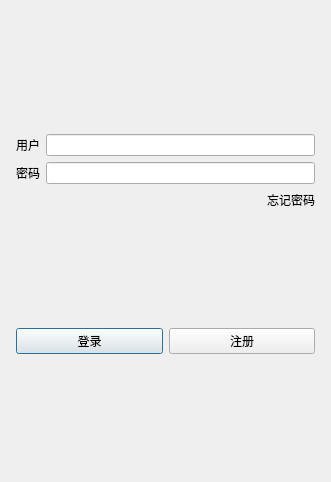
<?xml version="1.0" encoding="UTF-8"?>
<ui version="4.0">
 <class>login_Dialog</class>
 <widget class="QDialog" name="login_Dialog">
  <property name="geometry">
   <rect>
    <x>0</x>
    <y>0</y>
    <width>331</width>
    <height>482</height>
   </rect>
  </property>
  <property name="windowTitle">
   <string>Dialog</string>
  </property>
  <layout class="QVBoxLayout" name="verticalLayout_2">
   <item>
    <layout class="QVBoxLayout" name="verticalLayout">
     <property name="leftMargin">
      <number>5</number>
     </property>
     <property name="topMargin">
      <number>5</number>
     </property>
     <property name="rightMargin">
      <number>5</number>
     </property>
     <property name="bottomMargin">
      <number>5</number>
     </property>
     <item>
      <widget class="QWidget" name="widget" native="true">
       <layout class="QGridLayout" name="gridLayout">
        <item row="0" column="0">
         <widget class="QLabel" name="label">
          <property name="text">
           <string/>
          </property>
          <property name="pixmap">
           <pixmap resource="rc.qrc">:/res/ice.png</pixmap>
          </property>
          <property name="alignment">
           <set>Qt::AlignCenter</set>
          </property>
         </widget>
        </item>
        <item row="1" column="0">
         <spacer name="verticalSpacer_3">
          <property name="orientation">
           <enum>Qt::Vertical</enum>
          </property>
          <property name="sizeHint" stdset="0">
           <size>
            <width>20</width>
            <height>40</height>
           </size>
          </property>
         </spacer>
        </item>
       </layout>
      </widget>
     </item>
     <item>
      <layout class="QHBoxLayout" name="horizontalLayout">
       <item>
        <widget class="QLabel" name="user_label">
         <property name="text">
          <string>用户</string>
         </property>
        </widget>
       </item>
       <item>
        <widget class="QLineEdit" name="user_edit"/>
       </item>
      </layout>
     </item>
     <item>
      <layout class="QHBoxLayout" name="horizontalLayout_2">
       <item>
        <widget class="QLabel" name="pass_label">
         <property name="text">
          <string>密码</string>
         </property>
        </widget>
       </item>
       <item>
        <widget class="QLineEdit" name="pass_edit"/>
       </item>
      </layout>
     </item>
     <item>
      <layout class="QHBoxLayout" name="horizontalLayout_3">
       <item>
        <spacer name="horizontalSpacer">
         <property name="orientation">
          <enum>Qt::Horizontal</enum>
         </property>
         <property name="sizeHint" stdset="0">
          <size>
           <width>40</width>
           <height>20</height>
          </size>
         </property>
        </spacer>
       </item>
       <item>
        <widget class="QLabel" name="forget_label">
         <property name="text">
          <string>忘记密码</string>
         </property>
        </widget>
       </item>
      </layout>
     </item>
     <item>
      <spacer name="verticalSpacer">
       <property name="orientation">
        <enum>Qt::Vertical</enum>
       </property>
       <property name="sizeHint" stdset="0">
        <size>
         <width>20</width>
         <height>40</height>
        </size>
       </property>
      </spacer>
     </item>
     <item>
      <layout class="QHBoxLayout" name="horizontalLayout_4">
       <item>
        <widget class="QPushButton" name="login_button">
         <property name="text">
          <string>登录</string>
         </property>
        </widget>
       </item>
       <item>
        <widget class="QPushButton" name="reg_but">
         <property name="text">
          <string>注册</string>
         </property>
        </widget>
       </item>
      </layout>
     </item>
     <item>
      <spacer name="verticalSpacer_2">
       <property name="orientation">
        <enum>Qt::Vertical</enum>
       </property>
       <property name="sizeHint" stdset="0">
        <size>
         <width>20</width>
         <height>40</height>
        </size>
       </property>
      </spacer>
     </item>
    </layout>
   </item>
  </layout>
 </widget>
 <resources>
  <include location="rc.qrc"/>
 </resources>
 <connections/>
</ui>
